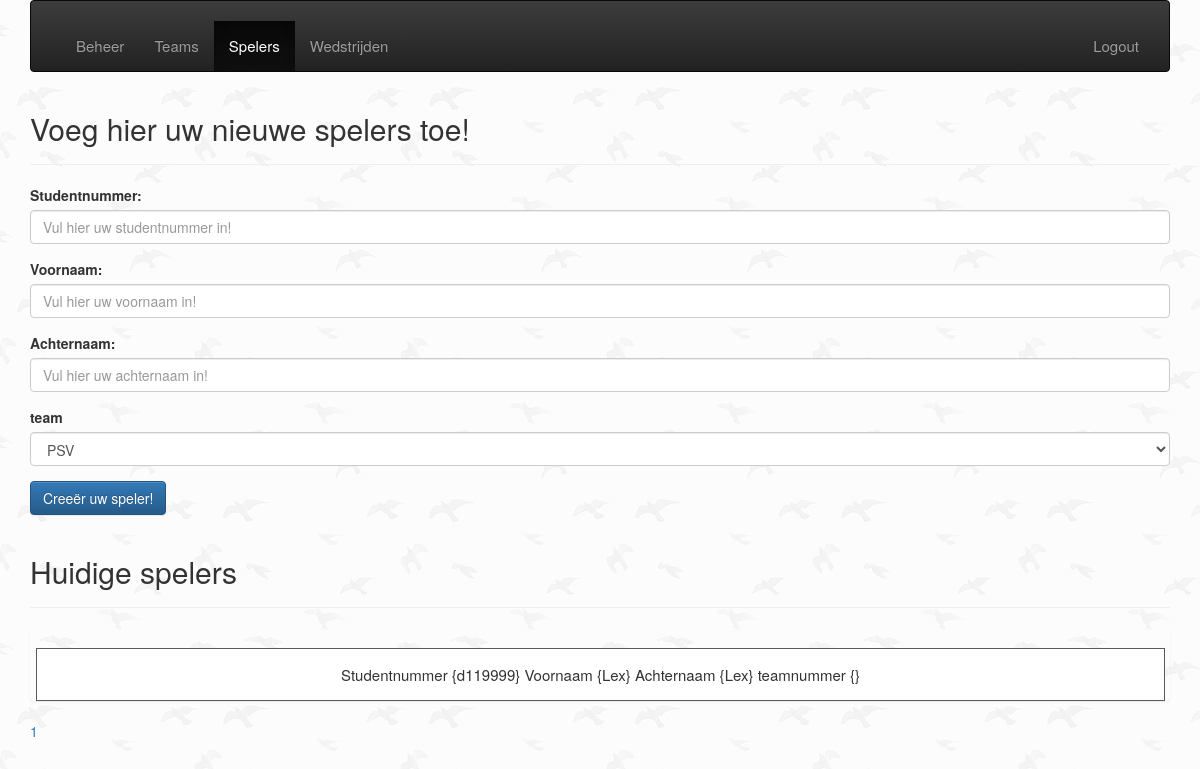
/admin/public/createPlayer.php (signed in), run on an earlier commit of the app's database.
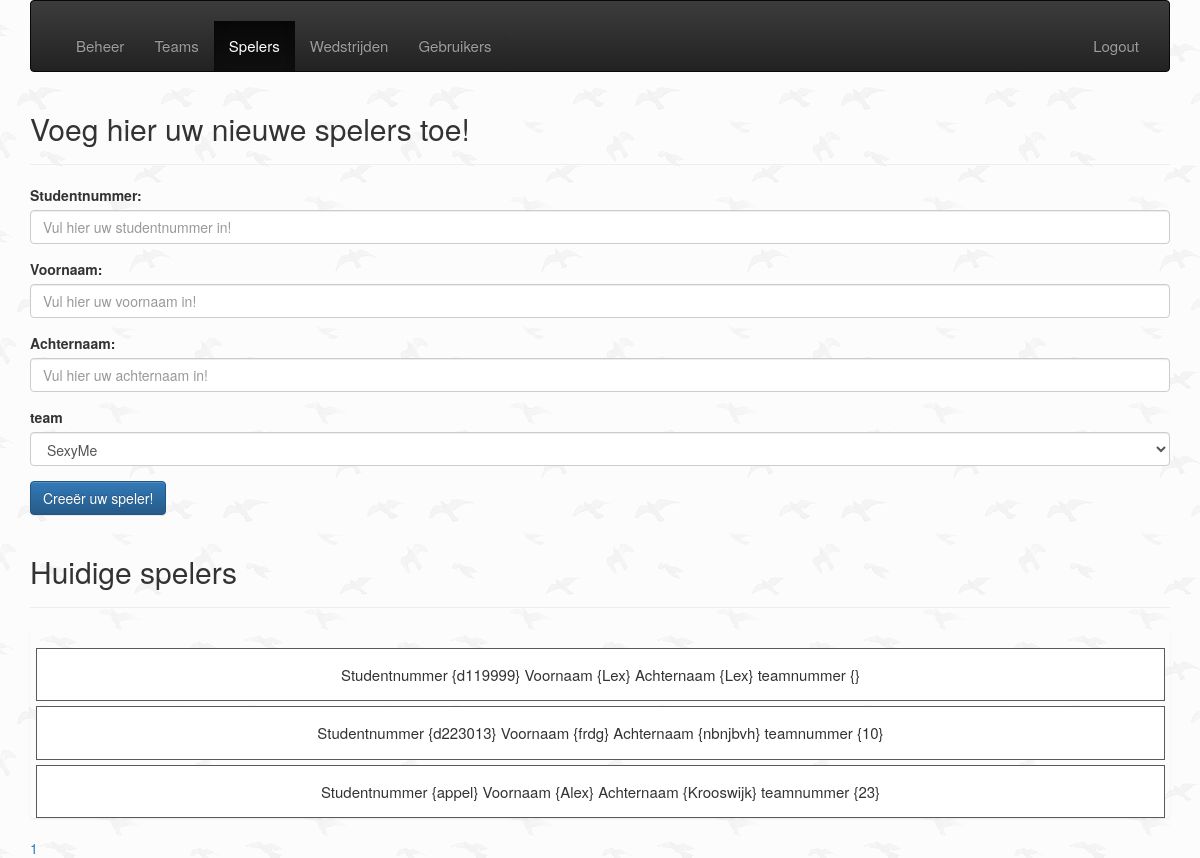
And on a later commit of the database.
### tables this page shows
CREATE TABLE `tbl_players` (
  `id` int(11) UNSIGNED NOT NULL,
  `student_id` varchar(10) NOT NULL,
  `team_id` int(11) UNSIGNED DEFAULT NULL,
  `first_name` varchar(255) NOT NULL,
  `last_name` varchar(255) NOT NULL,
  `goals` int(4) DEFAULT '0',
  `created_at` datetime NOT NULL DEFAULT CURRENT_TIMESTAMP,
  `deleted_at` datetime DEFAULT NULL
);

### admin/app/init.php (called while the page is built)
<?php
$navMenu = [
    [
        'label' => 'Beheer',
        'link'  => 'beheer.php',
        'level' => 1
    ],
    [
        'label' => 'Teams',
        'link'  => 'createTeam.php',
        'level' => 1
    ],
    [
        'label' => 'Spelers',
        'link'  => 'createPlayer.php',
        'level' => 1
    ],
    [
        'label' => 'Wedstrijden',
        'link'  => 'createGame.php',
        'level' => 1
    ],
    [
        'label' => 'Gebruikers',
        'link'  => 'createUser.php',
        'level' => 2
    ],
];

### admin/public/createPlayer.php (the view, shortened to what the changed rows need)
    <?php
require ('header.php');
require ('../app/database.php');
?>
    <header class="page-header">
        <h2>Voeg hier uw nieuwe spelers toe!</h2>
    </header>
<section>
    <form action="../app/player_manager.php" method="POST" enctype="multipart/form-data">
        <?php
        $teamsPlayers = $db_conn->prepare( "SELECT * FROM tbl_teams");
        $teamsPlayers->execute();
        $teamsPlayers = $teamsPlayers->fetchAll(PDO::FETCH_ASSOC);
        ?>
            <div class="form-group">
                <label for="teamnummer">team</label>
                <select  class="form-control" name="teamnummer">
                    <?php
                    foreach ($teamsPlayers as $teamsPlayer)
                    {
                      echo "<option value=".$teamsPlayer['id'].">
                            <p>".$teamsPlayer['name']."</p>
                            </option>";
                    }
                    ?>
                </select>
            </div>
    </form>
    <header class="page-header">
        <h2>Huidige spelers</h2>
    </header>
    <?php
    $page = isset($_GET['page'])?(int)$_GET['page'] : 1;
    $perPage = isset($_GET['per-page'])&& $_GET['per-page'] <=5 ?(int)$_GET['per-page'] : 5;
    $start = ($page > 1) ? ($page * $perPage) - $perPage : 0;
    $players = $db_conn->prepare ("SELECT SQL_CALC_FOUND_ROWS * FROM tbl_players ORDER BY team_id ASC LIMIT {$start},{$perPage}");
    $players->execute();
    $players = $players->fetchAll(PDO::FETCH_ASSOC);
    $total = $db_conn->query("SELECT FOUND_ROWS() as total")->fetch()['total'];
    $pages = ceil($total /$perPage);
    ?>
    <ul class="list-group">
        <?php
        foreach ($players as $player)
        {
            echo "<ul class=\"game-item\">
                          <form action=\"adjust_player.php\" method=\"POST\">
                          <input type=\"hidden\" name=\"adjust\" value=\"{$player['id']}\">
                          <input class=\"adjust\" type=\"submit\" value=\"adjust\">
                             </form>
                          <li>Studentnummer {{$player['student_id']}}   Voornaam {{$player['first_name']}} Achternaam {{$player['last_name']}}
                          teamnummer {{$player['team_id']}}</li>
                          <form action=\"../app/delete_player_manager.php\" method=\"POST\">
                          <input type=\"hidden\" name=\"delete\" value=\"{$player['id']}\">
                          <input class=\"delete\" type=\"submit\" value=\"delete\">
                          </form>
                          </ul>";
        }
        ?>
    </ul>
    <div class="pagenation">
<?php  for ($x =1; $x <= $pages; $x++) :?>
    <a href="?page=<?php echo $x; ?>&per-page=<?php echo $perPage ?>"><?php  echo $x; ?></a>
<?php endfor; ?>
    </div>
</section>
<?php
 require ('footer.php');
?>

### admin/public/header.php (shortened to what the changed rows need)
<?php
    require_once __DIR__ . '/../app/init.php';
    function checkActiveUrl($url)
    {
        $requestedUrl = $_SERVER['REQUEST_URI'];
        $split = explode('/', $requestedUrl);
        if (end($split) === $url )
        {
            return true;
        }
        return false;
    }
?>
<!doctype html>
<html lang="en">
<head>
    <link rel="stylesheet" href="../css/main.css">
    <link rel="stylesheet" href="https://maxcdn.bootstrapcdn.com/bootstrap/3.3.7/css/bootstrap.min.css"
>
    <link rel="stylesheet" href="https://maxcdn.bootstrapcdn.com/bootstrap/3.3.7/css/bootstrap-theme.min.css"
>
</head>
<body>
    <div class="container">
        <nav class="navbar navbar-inverse">
            <div class="container-fluid">
                <div class="collapse navbar-collapse" id="bs-example-navbar-collapse-1">
                    <ul class="nav navbar-nav">
                        <?php foreach($navMenu as $item): ?>
                            <?php if($item['level'] <= $_SESSION['adminLevel'] ): ?>
                                <li class="<?php echo checkActiveUrl($item['link']) ? 'active' : '' ?>" role="presentation"><a href="<?= $item['link']; ?>"> <?= $item['label']; ?> </a></li>
                            <?php endif; ?>
                        <?php endforeach; ?>
                    </ul>
                </div>
            </div>
        </nav>

What changed in the data, as far as the page shows it:
added tbl_players: student "d223013", first_name "frdg", last_name "nbnjbvh", team "10"
added tbl_players: student "appel", first_name "Alex", last_name "Krooswijk", team "23"
Also different on the page:
form field teamnummer: "PSV" → "SexyMe"
new list line: "Gebruikers"
